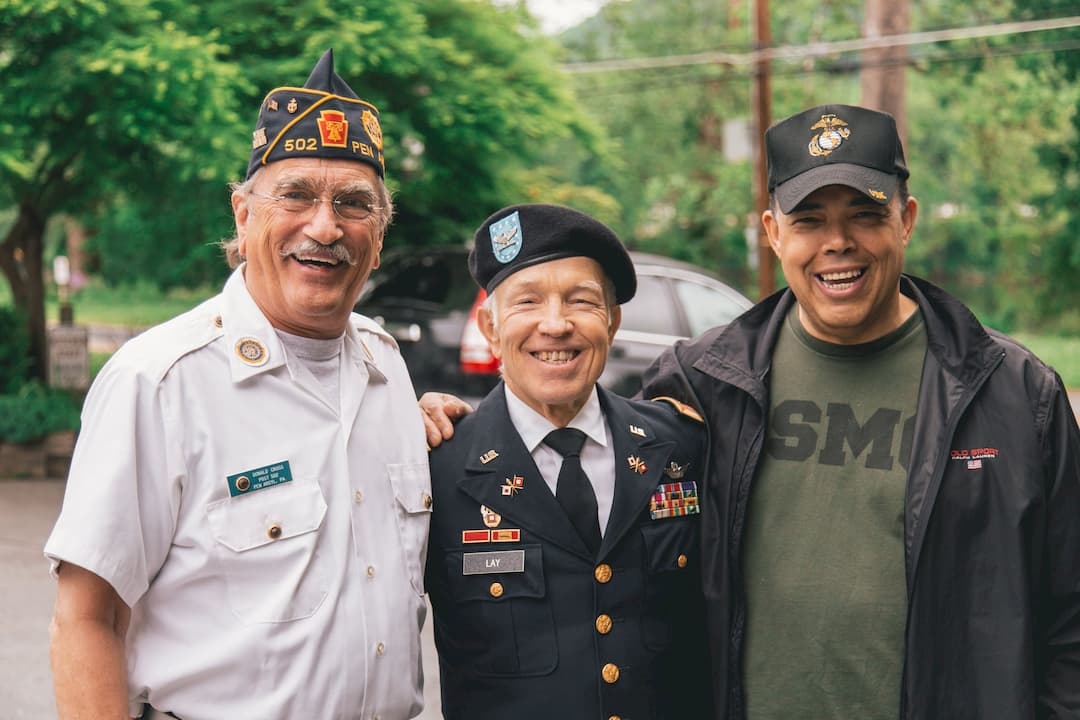
#> input picture Face recogniation/Face Datasets/threemen.jpg, 1080 x 720 px, given in place of the camera
$ python '6 faceClassifier.py'
#> lines starting #> are read from the running program, lines starting #| are printed output that depends on the picture; after the words box and inside, x2 and y2 are one past the last pixel; in counts of white or black regions, pixels touching at a corner belong together
import numpy as np
import cv2

vijay = np.load(r"D:\Code OUTPUTS\Machine Learning Workshop IITDH 20\Face recogniation\Face Datasets\Vijay.npy").reshape((160,50*50*3))
#> (reads Face recogniation/Face Datasets/Vijay.npy from the repository)
sharukh = np.load(r"D:\Code OUTPUTS\Machine Learning Workshop IITDH 20\Face recogniation\Face Datasets\Sharukh Khan.npy").reshape((160,50*50*3))
#> (reads Face recogniation/Face Datasets/Sharukh Khan.npy from the repository)

data = np.concatenate([vijay,sharukh])
label = np.zeros((320,1))
label[:161] = 0
label[161:] = 1

from sklearn.neighbors import KNeighborsClassifier
classifier = KNeighborsClassifier(n_neighbors=5)
classifier.fit(data,label)
person = ['Vijay','Sharukh']

cam = cv2.VideoCapture(0)
fCascade = cv2.CascadeClassifier(r"D:\Code OUTPUTS\Machine Learning Workshop IITDH 20\Face recogniation\Face Datasets\haarcascade_frontalface_default.xml")
while True:
    ret, image = cam.read()
#> image is the input picture: shape (720, 1080, 3); mean B, G, R 98.9, 115.9, 112.9
    imGray = cv2.cvtColor(image,cv2.COLOR_BGR2GRAY)
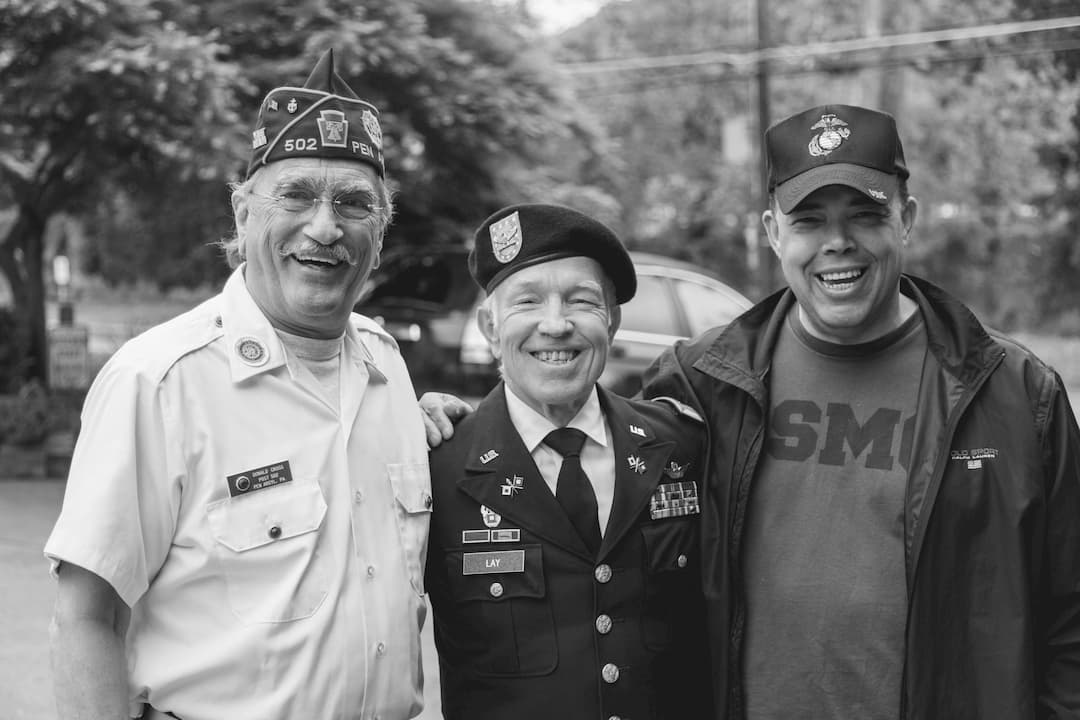
#> imGray: shape (720, 1080); min 0, max 255, mean 113.1
    faces = fCascade.detectMultiScale(imGray,1.3,5)
#> faces = [[491, 251, 132, 132], [237, 133, 170, 170]]
    for (x,y,w,h) in faces:
        image = cv2.rectangle(image,(x,y),(x+w,y+h),(0,255,0),2)
        face = image[y:y+h,x:x+w,:]
        resizedFace = cv2.resize(face,(50,50))
        predict = classifier.predict([resizedFace.flatten()])
        output = person[int(predict)]
        cv2.putText(image,output,(x,y),cv2.FONT_HERSHEY_SIMPLEX,1,(0,255,0),2)
#> this loop made 2 passes
#> (x, y, w, h, predict, output) on passes 1 to 2: (491, 251, 132, 132, [0], 'Vijay'), (237, 133, 170, 170, [1], 'Sharukh')
#> pass 1, `image = cv2.rectangle(image,(x,y),(x+w,y+h),(0,255,0),2)`:
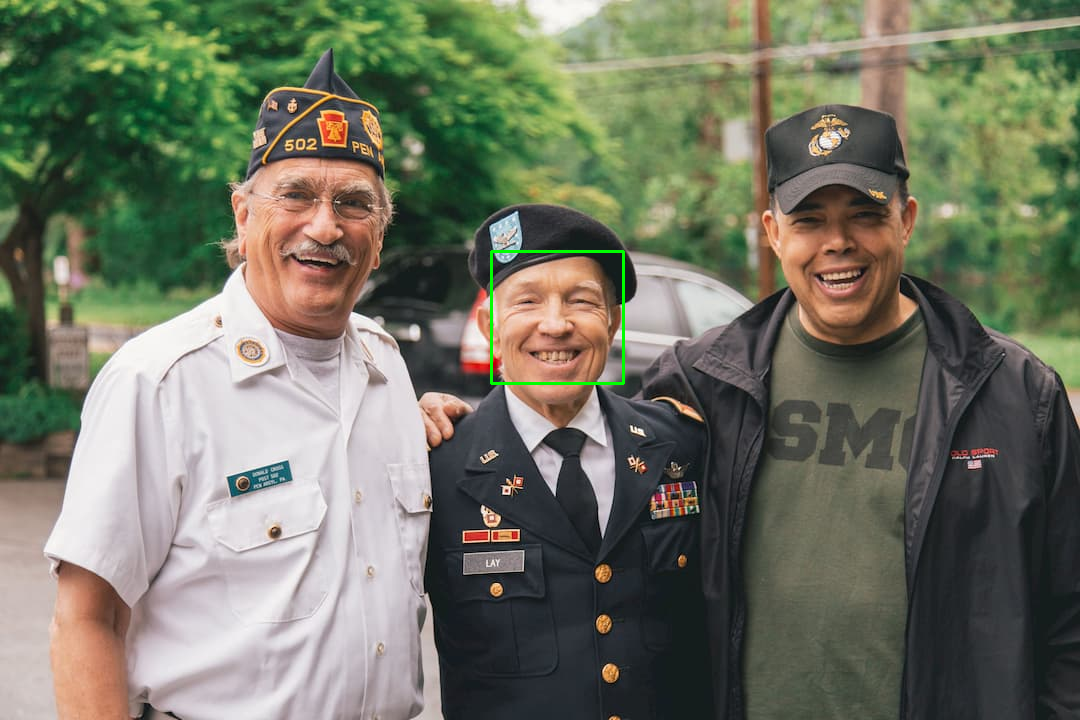
#> image: shape (720, 1080, 3); 0.2% of pixels changed, all inside (x1, y1, x2, y2) = (490, 250, 625, 385)
#> pass 1, `face = image[y:y+h,x:x+w,:]`:
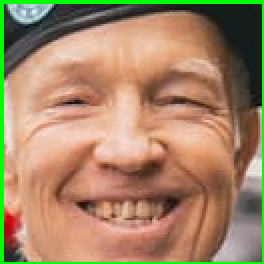
#> face: shape (132, 132, 3) (shown 2 times larger); mean B, G, R 102.6, 134.1, 163.9
#> pass 1, `resizedFace = cv2.resize(face,(50,50))`:
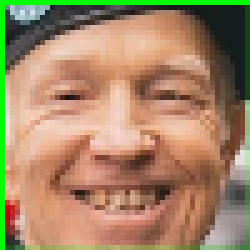
#> resizedFace: shape (50, 50, 3) (shown 5 times larger); mean B, G, R 102.3, 134.3, 163.7
#> pass 2, `image = cv2.rectangle(image,(x,y),(x+w,y+h),(0,255,0),2)`:
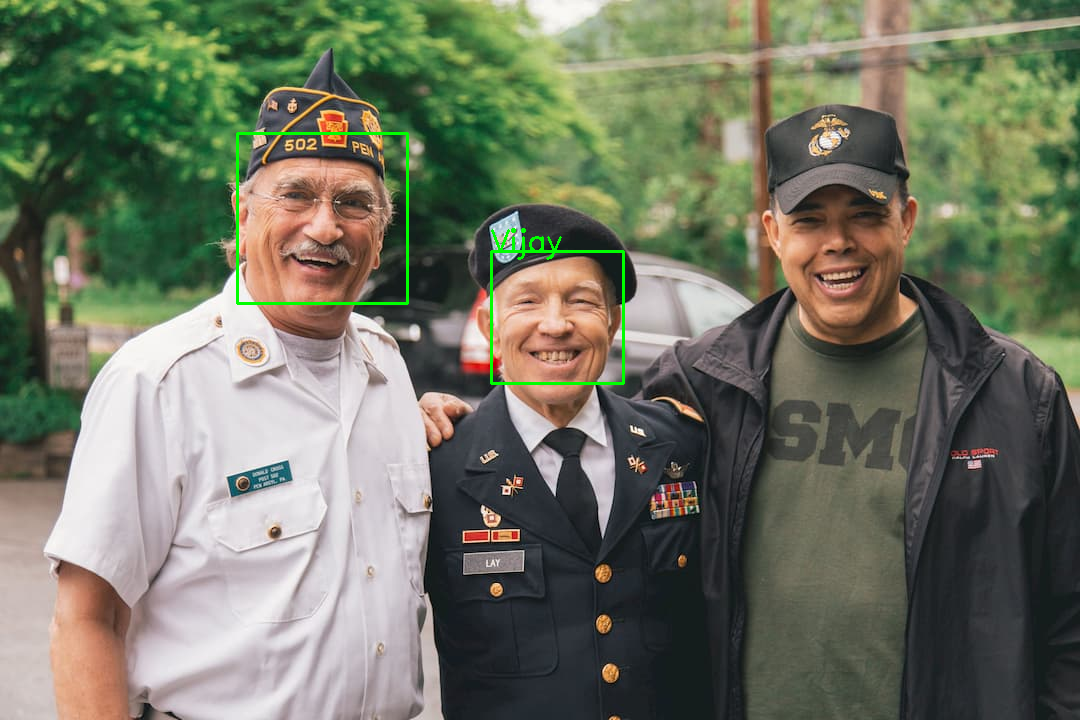
#> image: shape (720, 1080, 3); 0.32% of pixels changed, all inside (x1, y1, x2, y2) = (236, 132, 562, 305)
#> after the loop:
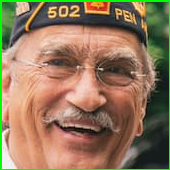
#> face: shape (170, 170, 3); mean B, G, R 91.3, 120.2, 145.1
#> after the loop:
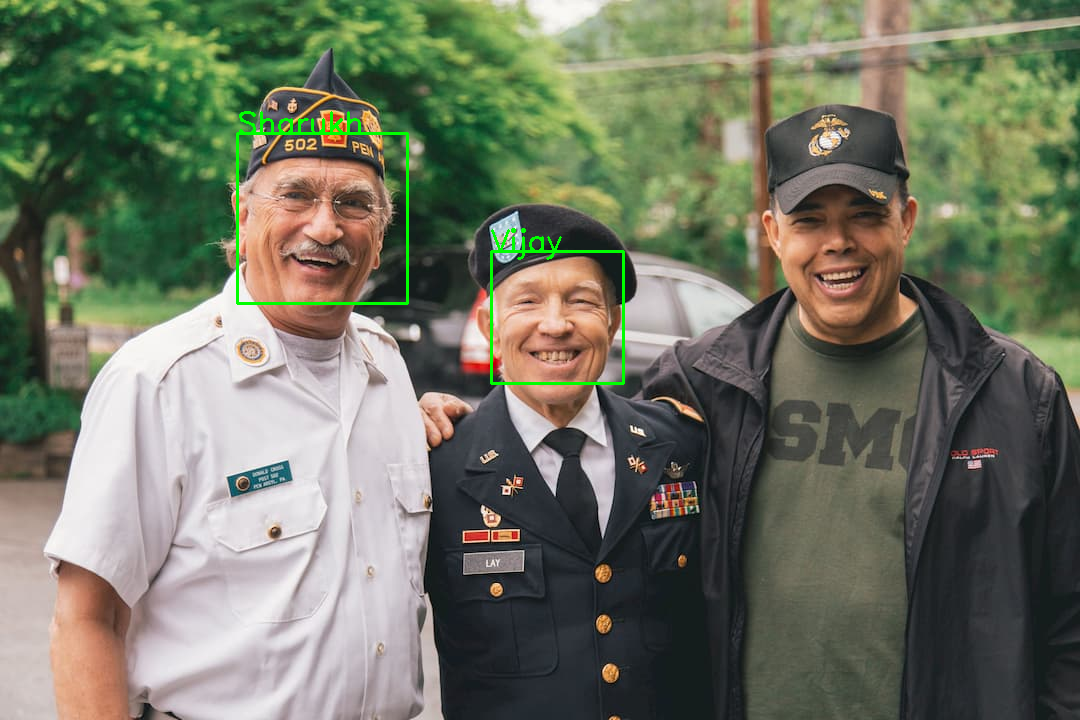
#> image: shape (720, 1080, 3); 0.1% of pixels changed, all inside (x1, y1, x2, y2) = (239, 111, 361, 132)
    cv2.imshow('Face Classification',image)
    if cv2.waitKey(1) == 27:
#> (key Esc is pressed here)
        break
cv2.destroyAllWindows()
